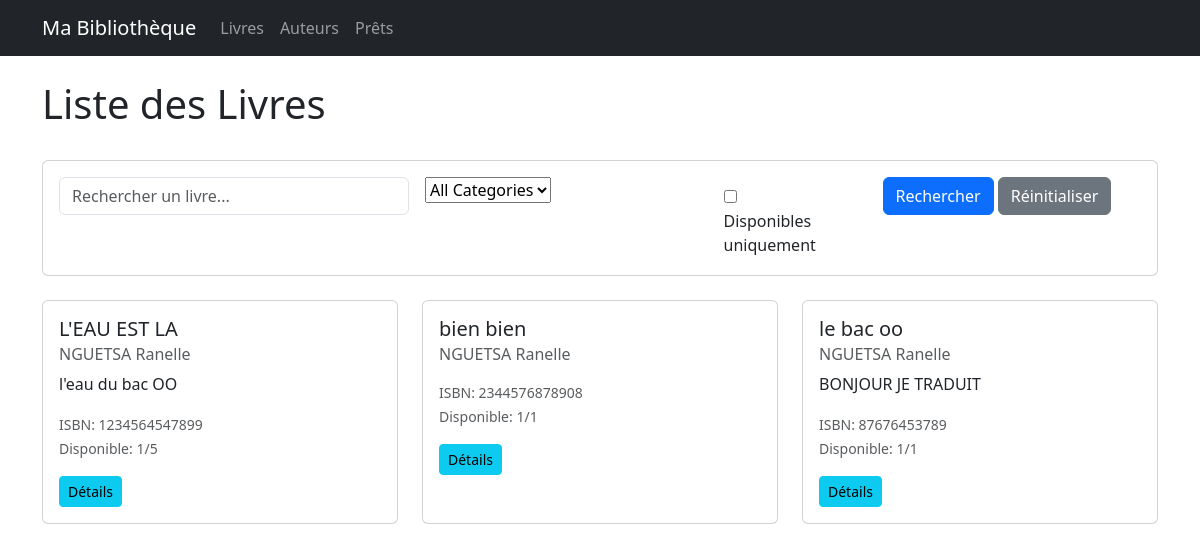
The page /catalogue/ on the database as committed earlier.
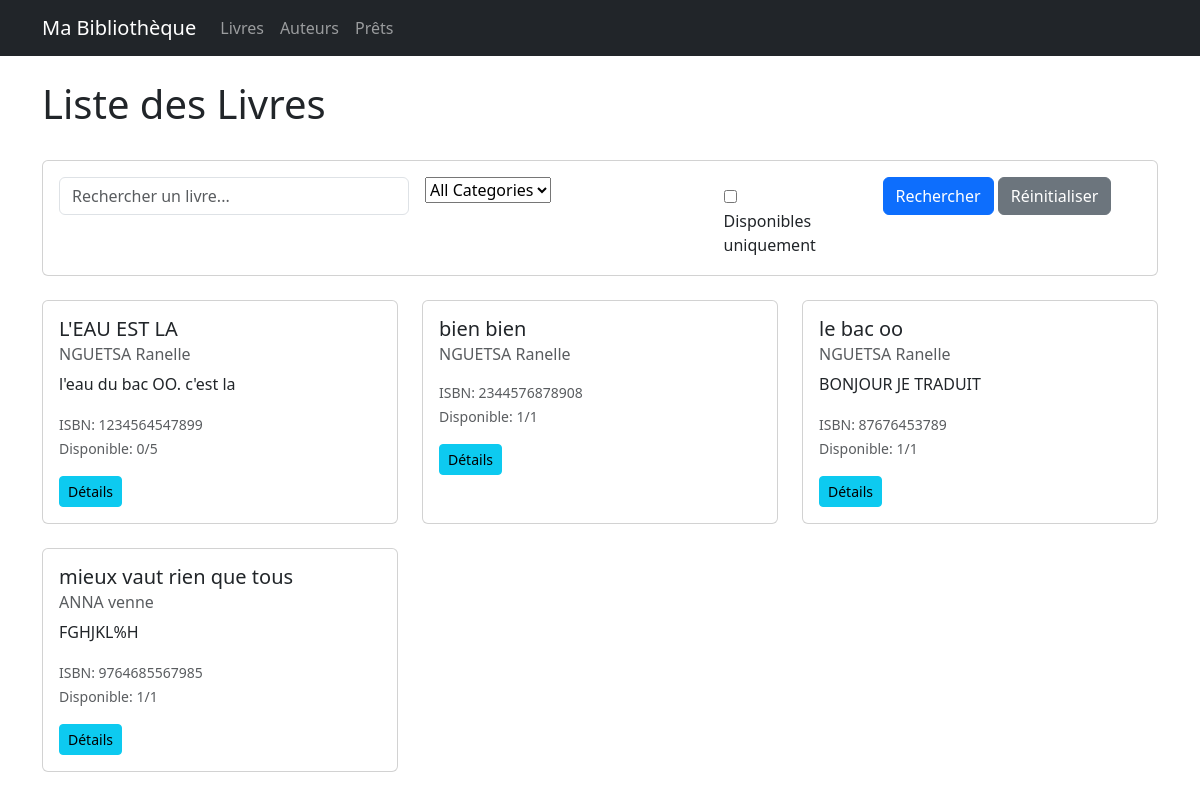
The same page on the database as committed later.
### catalogue/models.py (models this page shows, shortened)
class Book(models.Model):
    title = models.CharField(max_length=200)
    isbn = models.CharField('ISBN', max_length=13, unique=True)
    authors = models.ManyToManyField(Author, related_name='books')
    category = models.ForeignKey(Category, on_delete=models.SET_NULL, null=True, related_name='books')
    summary = models.TextField(blank=True)
    total_copies = models.IntegerField(default=1)
    available_copies = models.IntegerField(default=1)
    publication_date = models.DateField(null=True, blank=True)
    created_at = models.DateTimeField(auto_now_add=True)
    updated_at = models.DateTimeField(auto_now=True)
    class Meta:
        ordering = ['title']

class Author(models.Model):
    first_name = models.CharField(max_length=100)
    last_name = models.CharField(max_length=100)
    biography = models.TextField(blank=True)
    birth_date = models.DateField(null=True, blank=True)
    death_date = models.DateField(null=True, blank=True)
    class Meta:
        ordering = ['last_name', 'first_name']
    def __str__(self):
        return f"{self.first_name} {self.last_name}"

### catalogue/views.py (the view, shortened to what this page needs)
# urls.py: path('', views.book_list, name='book_list'),
def book_list(request):
    form = BookSearchForm(request.GET)
    books = Book.objects.all()
    if form.is_valid():
        if form.cleaned_data['category']:
            books = books.filter(category=form.cleaned_data['category'])
        if form.cleaned_data['available_only']:
            books = books.filter(available_copies__gt=0)
    return render(request, 'catalogue/book_list.html', {
        'books': books,
        'form': form
    })

### catalogue/forms.py
class BookSearchForm(forms.Form):
    query = forms.CharField(
        required=False,
        label='Search',
        widget=forms.TextInput(attrs={'placeholder': 'Search by title or author...'})
    )
    category = forms.ModelChoiceField(
        queryset=Category.objects.all(),
        required=False,
        empty_label="All Categories"
    )
    available_only = forms.BooleanField(
        required=False,
        initial=False,
        label='Show only available books'
    )

### catalogue/models.py (called while the page is built)
    def __str__(self):
        return self.name

### catalogue/templates/catalogue/book_list.html (shortened to what this page needs)
{% extends 'catalogue/base.html' %}
{% block content %}
<div class="d-flex justify-content-between align-items-center mb-4">
    <h1>Liste des Livres</h1>
</div>
<div class="card mb-4">
    <div class="card-body">
        <form method="get" class="mb-0">
            <div class="row g-3">
                <div class="col-md-4">
                    <div class="input-group">
                        <input type="text" name="query" class="form-control" placeholder="Rechercher un livre..."
                            value="{{ request.GET.query }}">
                    </div>
                </div>
                <div class="col-md-3">
                    {{ form.category }}
                </div>
                <div class="col-md-2">
                    <div class="form-check mt-2">
                        {{ form.available_only }}
                        <label class="form-check-label" for="{{ form.available_only.id_for_label }}">
                            Disponibles uniquement
                        </label>
                    </div>
                </div>
                <div class="col-md-3">
                    <button type="submit" class="btn btn-primary">Rechercher</button>
                    <a href="{% url 'catalogue:book_list' %}" class="btn btn-secondary">Réinitialiser</a>
                </div>
            </div>
        </form>
    </div>
</div>
<div class="row">
    {% for book in books %}
    <div class="col-md-4 mb-4">
        <div class="card h-100">
            <div class="card-body">
                <h5 class="card-title">{{ book.title }}</h5>
                <h6 class="card-subtitle mb-2 text-muted">
                    {% for author in book.authors.all %}
                    {{ author }}{% if not forloop.last %}, {% endif %}
                    {% endfor %}
                </h6>
                <p class="card-text">{{ book.summary|truncatewords:30 }}</p>
                <p class="card-text">
                    <small class="text-muted">
                        ISBN: {{ book.isbn }}<br>
                        Disponible: {{ book.available_copies }}/{{ book.total_copies }}
                    </small>
                </p>
                <div class="mt-3">
                    <a href="{% url 'catalogue:book_detail' book.pk %}" class="btn btn-info btn-sm">Détails</a>
                </div>
            </div>
        </div>
    </div>
    {% empty %}
    <div class="col">
        <div class="alert alert-info">
            Aucun livre trouvé.
        </div>
    </div>
    {% endfor %}
</div>
{% endblock %}

Rows that differ between the two databases and show on the page:
changed Book "L'EAU EST LA": summary "l'eau du bac OO" → "l'eau du bac OO. c'est la"; available_copies "1" → "0"
added Book: title "mieux vaut rien que tous", summary "FGHJKL%H", isbn "9764685567985", available_copies "1", total_copies "1"
now on this page (row unchanged): Author: first_name+last_name "ANNA venne", shown under "mieux vaut rien que tous"
